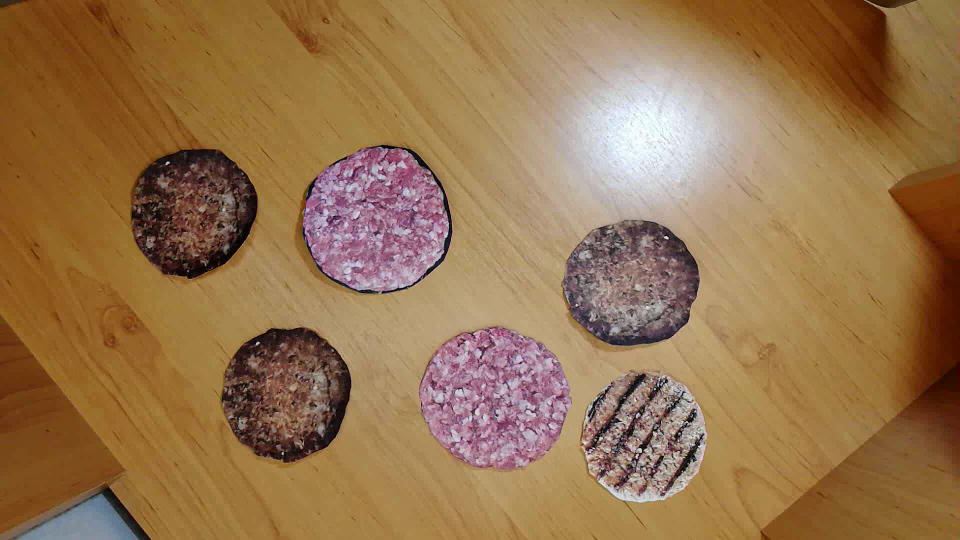
#> input picture frame 0 of image/cutlet 1575465051.703619.mp4, 1920 x 1080 px, given in place of video, which was not available (shown at 1/2 size)
$ jupyter execute cutlet01.ipynb   (older library calls are emulated)
#> lines starting #> are read from the running program, lines starting #| are printed output that depends on the picture; after the words box and inside, x2 and y2 are one past the last pixel; in counts of white or black regions, pixels touching at a corner belong together; pictures that were not available may be replaced by others from this repository, and a replacement may not be noted
#> further down, frame is the input picture: shape (1080, 1920, 3); mean B, G, R 78.1, 116.6, 151
### Stack.py
#!/usr/bin/env python
# coding: utf-8

# In[ ]:


class Stack :
    def __init__(self):
        self.items = []

    def push(self, item):
        self.items.append(item)

    def pop(self):
        return self.items.pop()

    def is_empty(self):
        return (self.items == [])

### cutlet01.ipynb
[cell 1]
import cv2
import numpy as np
#import bimpy
import time
from PIL import ImageFont, ImageDraw, Image
#from find_circles import find_circles
from threading import Thread
from sklearn.metrics import r2_score
from Stack import *

import math
current_milli_time = lambda: int(round(time.time() * 1000))

[cell 2]
def distf(a,b):
    return math.sqrt(math.pow(a[0]-b[0],2)+math.pow(a[1]-b[1],2))

def move_to_storage():
    pass

def clean_place(x,y):
    pass

def test(m):
    print(m)

def clean_robot_plate(x,y):
    pass

# [16 lines left out: function robot, not called in this run]

class RoboThread(Thread):
    def __init__(self):
        Thread.__init__(self)
        self.stoped = True

    def run(self):
        global robot_work
        global turning_cutlets

        while self.stoped:
            if not turning_cutlets.is_empty():
                robot_work = True
                k = turning_cutlets.pop()
                k['turning'] = True
                x,y,r = k['pos']
                turn_cutlet(k)
                k['turning'] = False
                clean_place(x,y)
                robot_work = False
                print("kuku")
            time.sleep(0.1)
        #print("Stoped")
    def stop(self):
        self.stoped = False

def add_cutlet(x,y,r):
    global table
#     global start_time
    global order_number

    kotleta = {
    "pos": (x,y,r),
    "order": order_number,
    "fry":[
        [0,current_milli_time()],
    ],
    "status": 0.0,
    "turning":True,
    "r2score":0


    }

    table = np.append(table, kotleta)
    order_number += 1


# [31 lines left out: function turn_cutlet, not called in this run]

[cell 3]
def auto_canny(frame,sigma=0.33):
#> called with sigma = 0.33
    v = np.median(frame)
#> v = 123
    lower = int(max(0, (1.0 - sigma) * v))
#> lower = 82
    upper = int(min(255, (1.0 + sigma) * v))
#> upper = 163
    return cv2.Canny(frame,lower,upper)
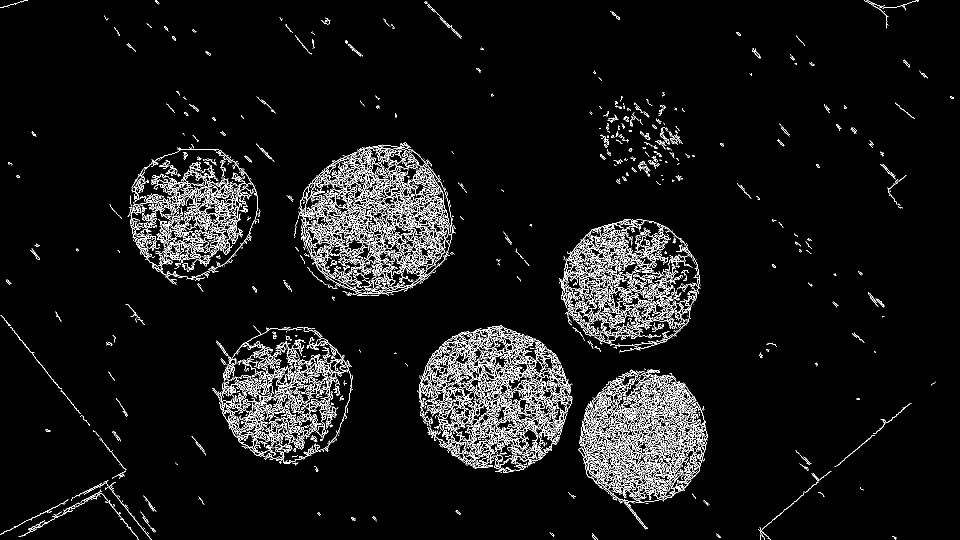
#> returned value: shape (1080, 1920) (shown at 1/2 size); 5.4% white in thin lines or dots

def find_circles(img,max_mean=0.3,circle_mean=0.05):
    """
        max_mean - Максимальное отличие радиусов. в процентах дефол 30%
        circle_mean - Максимальное отличие кол-ва вершин. строится градиент.
    """

    canny = auto_canny(img)
    canny2 = cv2.dilate(canny, np.ones((3, 3), np.uint8))
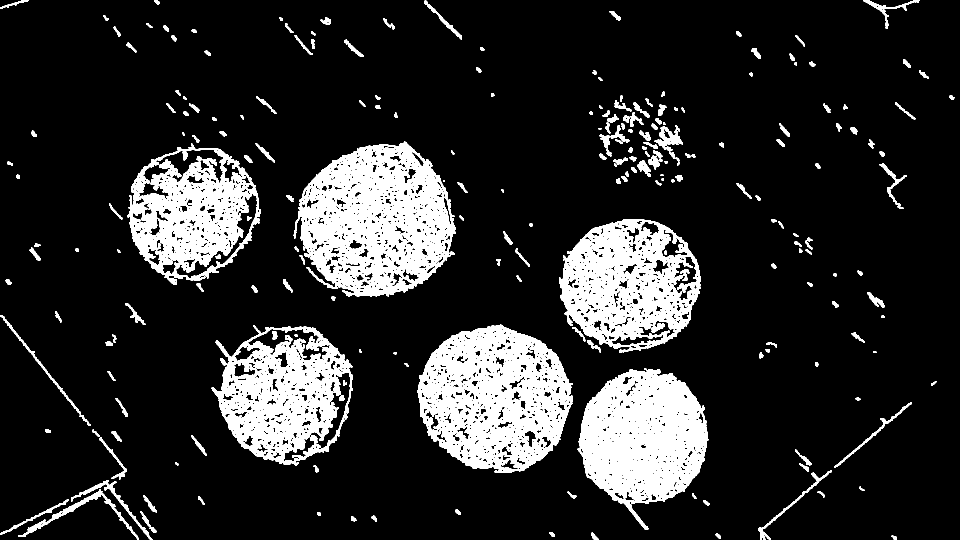
#> canny2: shape (1080, 1920) (shown at 1/2 size); 15.7% white; 232 white regions (3 under 20 px)
    contours, _ = cv2.findContours(canny2, cv2.RETR_EXTERNAL, cv2.CHAIN_APPROX_SIMPLE)
#> contours = 219 contours, 12 with area under 20; largest, box (x1, y1, x2, y2) and area: (587, 283, 912, 593) 73460, (834, 649, 1146, 946) 68886, (423, 650, 706, 932) 56756, (1118, 438, 1402, 706) 56638, (1155, 736, 1417, 1060) 54239

    all_radius = []
    for i,cnt in enumerate(contours):
        cnt = cv2.convexHull(cnt)
        radius = cv2.arcLength(cnt,True) / (2*np.pi)
        all_radius.append(radius)
#> this loop made 219 passes
#> radius on passes 1 to 3: 4.7, 5.09, 7.01
#> after the loop, all_radius = 219 values, max 158.9 at index 131, min 1.59 at index 93, mean 13.07

    radius_average = np.average(all_radius,weights=all_radius)
#> radius_average = 61.71

    circles = []
    loss = lambda x: x if (x < 1) else x-1


    for i,cnt in enumerate(contours):
        cnt = cv2.convexHull(cnt)
        radius = cv2.arcLength(cnt,True) / (2*np.pi)
        if radius >= radius_average and len(cnt) > 5:#and len(cnt) > 5
            ellipse = cv2.fitEllipse(cnt)
            if loss(np.average(ellipse[1],weights=ellipse[1])/np.mean(ellipse[1])) > circle_mean:
                continue

            (x,y),radius2 = cv2.minEnclosingCircle(cnt)
            circles.append(np.int0([x,y,np.mean([radius,radius2]),len(cnt)]))
#> after the loop, circles = [[156, 1075, 104, 13], [1290, 897, 151, 31], [553, 781, 151, 31], [989, 793, 154, 40], [1258, 568, 141, 39], [383, 430, 139, 38], [749, 439, 163, 42]]

    circles = np.array(circles)
    if len(circles) > 0:
        cntlen_average = np.average(circles[:,3],weights=circles[:,3])
#> cntlen_average = 35.98
        circles = circles[circles[:,3]/cntlen_average > 0.5]
#> circles = [[1290, 897, 151, 31], [553, 781, 151, 31], [989, 793, 154, 40], [1258, 568, 141, 39], [383, 430, 139, 38], [749, 439, 163, 42]]

        return circles[:,:3]
    else:
        return circles

[cell 4]
cap = cv2.VideoCapture("http://192.168.1.22:8080/video")#"http://192.168.1.65:8080/video""http://192.168.1.22:8080/video"

fourcc = cv2.VideoWriter_fourcc(*'MP4V')
ret, frame = cap.read()
v_out = None

turning_cutlets = Stack()
order_number = 1000
start_time = current_milli_time()
fry_time = 20.0*1000
all_time = fry_time*4
robot_work = False

thread = RoboThread()
thread.start()


#инициализация bimpy
# ctx = bimpy.Context()
# ctx.init(1270, 720, "Cutlet")
#шрифт для PIL
font = ImageFont.truetype("arial.ttf", 32)

#создаем стол
table = np.array([])

try:
    #первый поиск
    assert ret == True, "НЕТ КАДРА"

    circles = find_circles(frame)
#> circles = [[1290, 897, 151], [553, 781, 151], [989, 793, 154], [1258, 568, 141], [383, 430, 139], [749, 439, 163]]
    # print(ret,circles)
    # cap.release()

    for x, y, r in circles:
        if r>150:
            add_cutlet(x,y,r)
#> this loop made 6 passes

    print(len(circles))
#| 6
    while True:
        #получаем кадр, преобразовываем в PIL
        key = cv2.waitKey(1)
#> (key q is pressed here)
        ret, frame = cap.read()
        h,w = frame.shape[:2]
#> h = 1080; w = 1920
        pil_im = Image.fromarray(frame)
        draw = ImageDraw.Draw(pil_im)

        #создаем фрейм bimby
        #ctx.new_frame()
        #if bimpy.begin("Cutlet", flags=(bimpy.WindowFlags.AlwaysAutoResize | bimpy.WindowFlags.NoTitleBar)):
            #выводим готовящиеся котлеты на столе

        for kotleta in table:

            if not kotleta['turning']:#kotleta['status']<1 and not

                status = kotleta['status']
                x,y,r = kotleta['pos']
                fry = kotleta['fry']
                order = "Заказ №" + str(kotleta['order'])
                #score = kotleta['r2score']

                indent = 0
                turn_text_size_h=0
                draw.rectangle((x-r+5, y + r - len(fry)*30, x+r-5, y+r+10), outline="white", fill="white")
                for i,f in enumerate(fry):
                    turn_text_size_w=0
                    time_c = current_milli_time()-f[1]
                    if i == len(fry)-1:

                        time_text = " {}:{} ".format(int(time_c/1000/60), int(time_c/1000%60) if time_c/1000%60>10 else '0'+ str(int(time_c/1000%60)))
                    else:
                        time_text = " 0:00 "
                    #time_text = " {}:{} ".format(int(time_c/1000/60), int(time_c/1000%60) if time_c/1000%60>=9 else '0'+ str(int(time_c/1000%60)))
                    turn_text_size_w += draw.textsize(time_text, font=font)[0] + draw.textsize(order, font=font)[0]
                    turn_text_size_h += draw.textsize(order, font=font)[1]

                    side = "Сторона А " if f[0] == 0 else "Сторона Б "

                    draw.text((x-draw.textsize(side, font=font)[0]/2-30,y+r-30-indent), side + time_text,(0,0,0), font=font)
                    indent += 30


                #отрисовываем
                draw.rectangle((x-r-10, y-r-10, x+r+10, y+r+10), outline="green", width=5) #котлета
                draw.rectangle((x-r-10, y+r+15, x+r+10, y+r+55), outline="green", width=5) #статус (пустой)
                draw.rectangle((x-r-10, y+r+15, x-r+(status*r*2), y+r+55), outline="green", fill="green") #статус

                #draw.text((x-15, y+r+20), "{}:{} ".format(int(timer/60), int(t) if t>9 else '0'+ str(int(t)) ), font=font)
                draw.rectangle((x-r-10, y-r-60, x+r+10, y-r-15), outline="green", width=5) #область заказа
                #draw.rectangle((x+r+15, y-r-10, x+r+turn_text_size_w+10, y-r+turn_text_size_h+10), outline="green", width=5) #переворачивания
                draw.text((x-r,y-r-60), order, font=font) #заказ

                kotleta['status']+= 1/time_c


                print(kotleta['status'])
                fry_size = len(fry)

                if (fry_size==4 and current_milli_time()-fry[-1][1]>=fry_time):
                    top = draw.textsize(time_text, font=font)[1]*5
                    draw.text((x+r+30, y-r-10+top), "Котлета готова!" , font=font)


                if current_milli_time()-fry[-1][1]>=fry_time:

                    turning_cutlets.push(kotleta)

                if not robot_work:

                    circles = find_circles(frame)

                    for x,y,r in circles:
                        if 130<r<160:
                            found = False
                            for k in table:
                                x_t,y_t,r_t = k['pos']

                                if distf((x,y),(x_t,y_t))<150:
                                    score = r2_score((x,y,r),(x_t,y_t,r_t))
                                    k['r2score'] = f" {score:.3f}"

                                    if score > 0.98:
                                        found = True
                                        break

                                    k['pos'] = (x,y,r)
                                    found = True
                                    break
                            if not found:
                                add_cutlet(x,y,r)
            if v_out is None:
                v_out = cv2.VideoWriter('interface_thread {}.mp4'.format(time.time()),fourcc, 5.0, (frame.shape[1],frame.shape[0]),3)


            v_out.write(np.array(pil_im))
            #изменяем размер и палитру
            resized = cv2.resize(np.array(pil_im),(int(w/2),int(h/2)))
            #resized = cv2.resize(np.array(pil_im)[:, :, ::-1],(int(w/2),int(h/2)))
            #im = bimpy.Image(resized)
            #выводим на экран


            cv2.imshow("interface",resized)
#> this loop made 4 passes
#> pass 1, `resized = cv2.resize(np.array(pil_im),(int(w/2),int(h/2)))`:
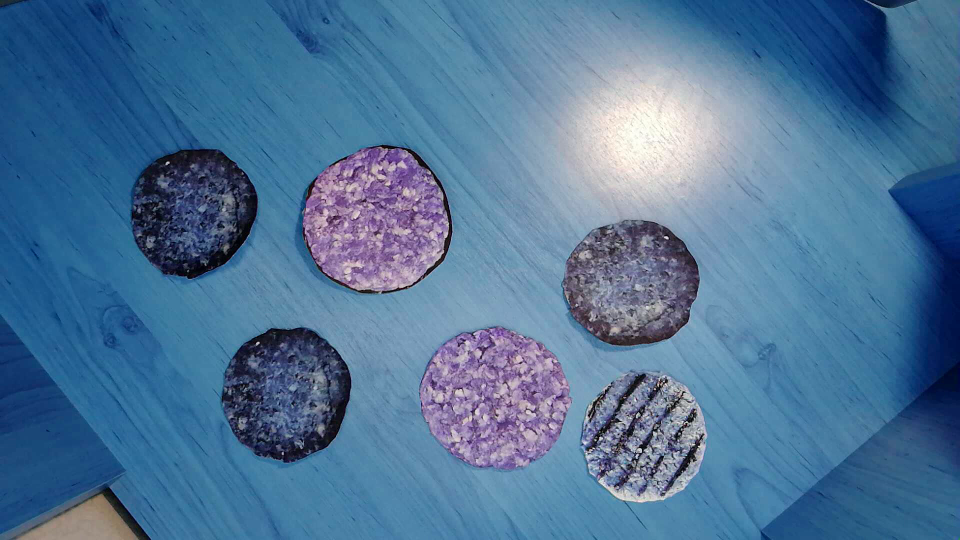
#> resized: shape (540, 960, 3); mean R, G, B 78.9, 116.3, 151.4

    #     bimpy.end()
    #     ctx.render()
        del draw

        #time.sleep(1)

        if key == ord('q') or ret == False:
            break
except Exception as e:
    print(e)

if v_out is not None: v_out.release()
#if isinstance(v_out, type(None)) == False: v_out.release()
cap.release()
cv2.destroyAllWindows()
thread.stop()
